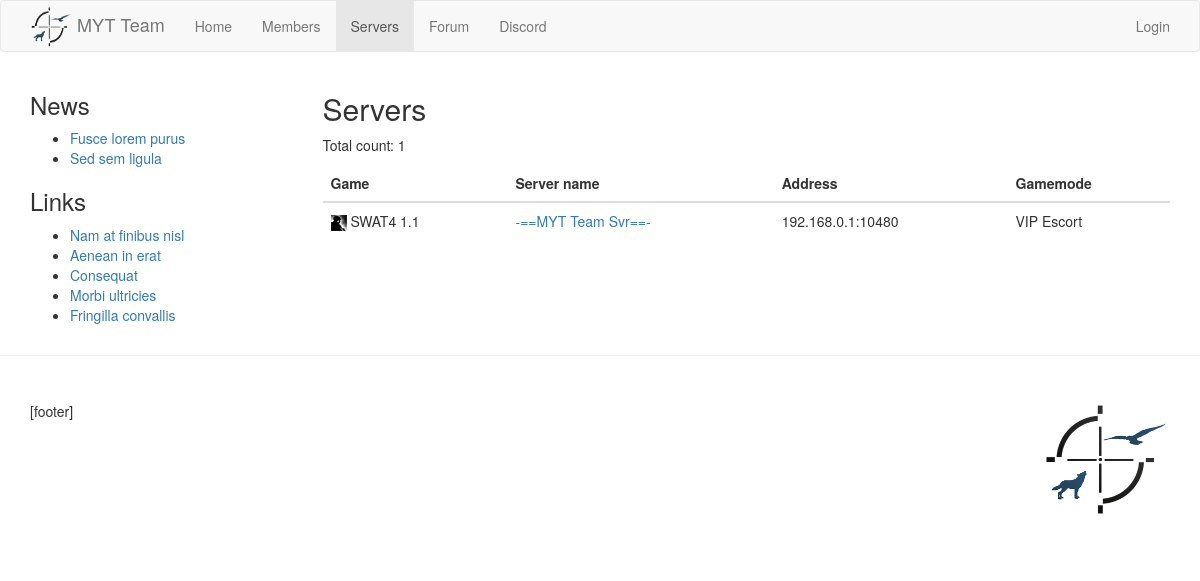
/servers/, run on an earlier commit of the app's database.
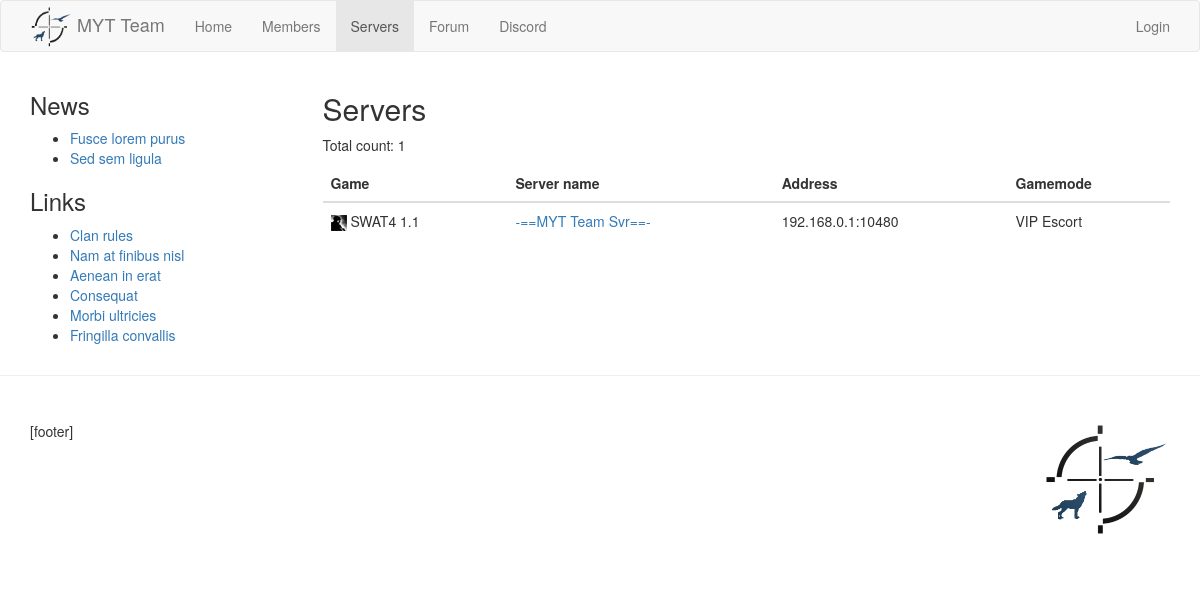
And on a later commit of the database.
### homepage/models.py (models this page shows, shortened)
class Setting(models.Model):
	key = models.CharField(primary_key=True, max_length=50)
	verbose_key = models.CharField("setting", max_length=50, blank=True, null=True)
	hints = models.TextField(blank=True, null=True)
	value = models.TextField(blank=True)
	@staticmethod
	def fetch_setting(key, default=""):
		try:
			setting = Setting.objects.get(key=key)
		except Setting.DoesNotExist:
			return default
		if setting.value:
			return setting.value
		else:
			return default

### homepage/views.py (the view)
# urls.py: url(r'^servers/$', views.servers, name="servers"),
def servers(request):
	servers = Server.objects.active()
	if servers.count() > 0:
		return server(request,servers[0].pk)
	else:
		return server(request, -1)

### homepage/models.py (called while the page is built)
	def get_queryset(self, *args, **kwargs):
		return super(PlayerManager, self).get_queryset().order_by("user__username")

	def members(self):
		return self.get_queryset().filter(is_member=True)

	def new_members(self, period=30):
		return self.members().filter(date_joined__gte=timezone.now()-datetime.timedelta(days=period))

	def icon_url(self):
		if self.icon:
			return settings.MEDIA_URL+"game_icons/"+os.path.basename(self.icon)
		return ""

	def get_queryset(self, *args, **kwargs):
		return super(ServerManager, self).get_queryset().order_by("-value", "game", "name")

	def active(self):
		return self.get_queryset().filter(is_active=True)

	def get_queryset(self, *args, **kwargs):
		return super(NewsManager, self).get_queryset().order_by("-is_sticky", "-date_written")

	def public(self):
		return self.get_queryset().filter(is_draft=False)

	def latest(self, count=5):
		return self.public()[:count]

### homepage/views.py (called while the page is built)
def get_common_context():
	return {
		'latest_news': News.objects.latest(),
		'new_members': Player.objects.new_members(),
		'links': Setting.fetch_setting('links', '[links]'),
		'footer': Setting.fetch_setting('footer', '[footer]'),
	}

### homepage/templates/homepage/servers.html (shortened to what this page needs)
{% extends "homepage/base.html" %}
{% load static %}
{% block content %}
	<div class="row">
		<div class="col-md-3">
			{% include 'homepage/includes/sidebar.html' %}
		</div>
		<div class="col-md-9">
			<section>
				<h2>Servers</h2>
				{% if servers %}
				<p>Total count: {{servers|length}}</p>
				<table class="table">
					<thead>
						<tr>
							<th>Game</th>
							<th>Server name</th>
							<th>Address</th>
							<th>Gamemode</th>
						</tr>
					</thead>
					<tbody>
						{% for server in servers %}
						<tr{% if server == viewed_server %} class="active"{% endif %}>
							<td>
								{% include 'homepage/includes/game_icon.html' with game=server.game %} {{server.game.title}}
							</td>
							<td><a href="{% url 'homepage:server' server.pk %}">{{server.name}}</a></td>
							<td>{{server.ip}}:{{server.game_port}}</td>
							<td>{{server.gamemode}}</td>
						</tr>
						{% endfor %}
					</tbody>
				</table>
				{% else %}
				<p>There are no servers available.</p>
				{% endif %}
			</section>
		</div>
	</div>
{% endblock %}

### homepage/templates/homepage/includes/sidebar.html (shortened to what this page needs)
{% if latest_news %}
<section>
	<h3>News</h3>
	<ul>
	{% for l_news in latest_news %}
		<li><a href="{% url 'homepage:news' l_news.pk %}">{{ l_news.title|truncatechars:30 }}</a></li>
	{% endfor %}
	</ul>
</section>
{% endif %}
{% if links %}
<section>
	<h3>Links</h3>
	{{ links|safe }}
</section>
{% endif %}

What changed in the data, as far as the page shows it:
changed Setting: value "Nam at finibus nisl Aenean in erat Consequat Morbi ultricies Fringilla convallis" → "Clan rules Nam at finibus nisl Aenean in erat Consequat Morbi ultricies Fringilla convallis"
